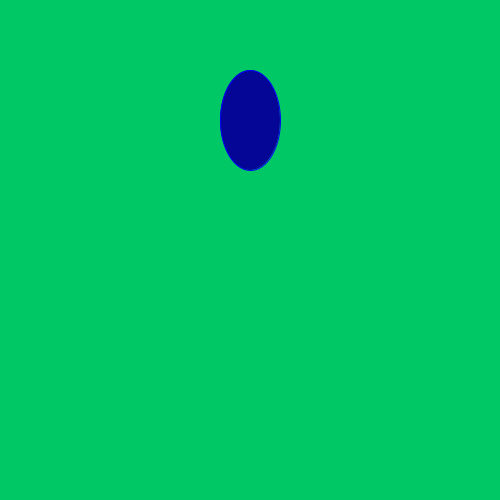
Frame 1 (no input)
Frame 60 (the mouse pressed at the canvas centre just before this capture): identical to frame 1, image omitted
Frame 120 (the mouse held since frame 60 and released just before this capture): identical to frame 1, image omitted

The Processing sketch that drew this single still picture (run headless with seeded random() and noise(); from frame 60 on, the mouse is pressed at the canvas centre):

// Processing sketch: Raindrops
// ── Raindrops.pde
void setup(){
 size(500,500);
}

void draw() {
background(0,200,100);
fill(5, 5, 150);
stroke(0, 0, 250);
ellipse(width/2, 120,60, 100);
}
